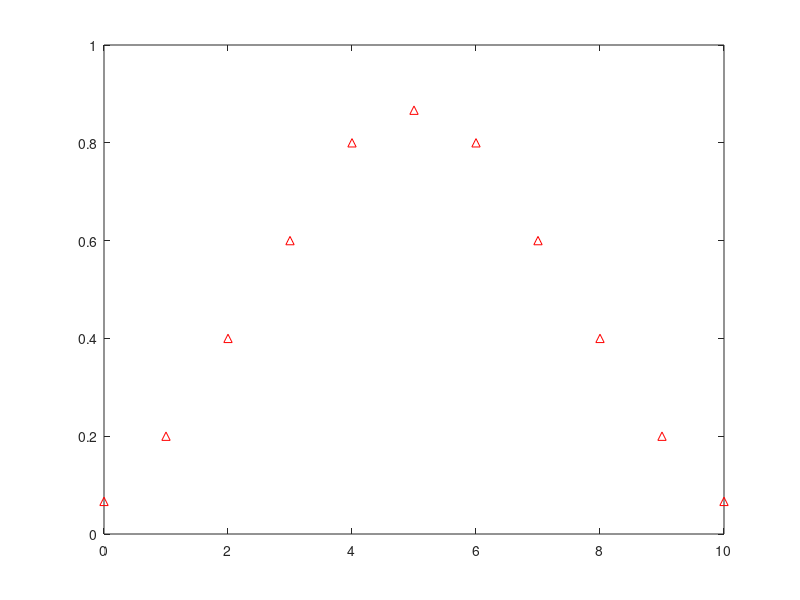

Here is the MATLAB script that generated this plot: (Note: this script raises an error after producing the figure.)
%% Sample 7-5
%% 幾何学処理
% 有理数比の解像度変換
% 
% 画像処理特論
% 
% 村松 正吾 
% 
% 動作確認: MATLAB R2020a
%% Geometric image processing
% Resizing w/ rational factor
% 
% Advanced Topics in Image Processing
% 
% Shogo MURAMATSU
% 
% Verified: MATLAB R2020a
% 準備
% (Preparation)

close all
% 補間率の設定
% (Setting of upsampling factor)
%% 
% * $M$: 補間率 (upsampling factor) 

% Upsampling factor
uFactor = 5;
% 間引き率の設定
% (Setting of downsampling factor)
%% 
% * $M$: 間引き率 (downsampling factor) 

% Downsampling factor
dFactor = 3;
% フィルタの設定
% (Setting of filter)
% 
% 平均フィルタのインパルス応答 (Impulse response of averaging filter)
% 
% $$h[n]=\left\{\begin{array}{ll} \frac{1}{M_\mathrm{d}} & 0\leq n\leq M_\mathrm{d}-1 
% \\ 0 & \mathrm{otherwise} \end{array}\right.$$
%% 
% * $\{h[n]\}_n$: インパルス応答 (Impulse response)

% Impulse response of averaging filter
h = ones(1,dFactor)/dFactor;
%% 
% 一次補間フィルタのインパルス応答 (Impulse response of linear interpolation filter)
% 
% $$f[n]=\left\{\begin{array}{ll} \frac{1}{M_\mathrm{u}}(M_\mathrm{u}-|n|) & 
% -M_\mathrm{u}+1\leq n\leq M_\mathrm{u}-1 \\ 0 & \mathrm{otherwise} \end{array}\right.$$
% 
% ただし，非因果性に注意．(Note that the incausal property.)
%% 
% * $\{f[n]\}_n$: インパルス応答 (Impulse response)

% Impulse response of interpolation filter
f = 1-abs(-(uFactor-1):(uFactor-1))/uFactor;
%% 
% 縦続フィルタのインパルス応答 (Impulse response of the cascade filter)
% 
% $$g[n]=h[n]\ast f[n]$$

% Impulse response of the combination
g = conv(h,f);
%% フィルタ特性の表示
% (Display of filter characteristics)

% Impulse response
figure(1)
impz(g)
ax = gca;
ax.XLim = [-1 length(g)];
ax.YLim = [-0.2 1];

% Frequency response
figure(2)
freqz(g)
ax = gca;
hold on
line([0 min(1/uFactor,1/dFactor) min(1/uFactor,1/dFactor)],[20*log10(uFactor) 20*log10(uFactor) ax.YLim(1)],...
    'LineStyle',':','LineWidth',2,'Color','red');
hold off
% 画像への適用
% (Application to images)
% 
% $$v[\mathbf{m}]=\sum_{\mathbf{\ell}\in\mathbb{Z}^2}u[\mathbf{M}_\mathrm{u}\mathbf{\ell}]g[\mathbf{M_\mathrm{d}m}-\mathbf{M}_\mathrm{u}\mathbf{\ell}]$$
% 
% ただし，(where)
% 
% $$g[\mathbf{n}]=h[\mathbf{n}]\ast f[\mathbf{n}]$$
% 
% $$h[\mathbf{n}]=\left\{\begin{array}{ll} \frac{1}{|\det\mathbf{M}_\mathbf{d}|} 
% & \mathbf{n}\in \mathcal{N}(\mathbf{M}_\mathbf{d})\\ 0 & \mathrm{otherwise} 
% \end{array}\right.$$
% 
% $$f[\mathbf{n}]=\left\{\begin{array}{ll} \mathrm{prod}\left(\mathbf{1}-\mathrm{abs}\left(\mathbf{M}_\mathbf{u}^{-1}\mathbf{n}\right) 
% \right)& \mathbf{n}\in \{\mathbf{M}_\mathbf{u}\mathbf{x}\in\mathbb{Z}^2\ |\ 
% \mathbf{x}\in(-1,1)^2\} \\ 0 & \mathrm{otherwise} \end{array}\right.$$
% 
% ただし，非因果性に注意．(Note that the incausal property.)
%% 
% * $\{g[\mathbf{n}]\}_\mathbf{n}$: インパルス応答 (Impulse response)

% Reading an image
u = imread('cameraman.tif');

% Generating tje bilinear interpolation filter
[n1,n2] = ndgrid(-uFactor+1:uFactor-1);
f = (1-abs(n1)/uFactor).*(1-abs(n2)/uFactor);

% Generating the average filter
h = fspecial('average',dFactor);

% Combination of h and f
g = conv2(f,h);
[n1,n2] = ndgrid(-uFactor-floor(dFactor/2)+1:uFactor+floor(dFactor/2)-1);

% Impluse response 
figure(3)
stem3(n2,n1,g,'filled')
axis ij
ax = gca;
ax.XLim = ax.XLim + [-1 1];
ax.YLim = ax.YLim + [-1 1];

% Frequency response
figure(4)
freqz2(g)
axis ij
% Bivariate upsampling function
upsample2 = @(x,n) ...
    shiftdim(upsample(...
    shiftdim(upsample(x,...
    n(1)),1),...
    n(2)),1);

% Bivariate downsampling function
downsample2 = @(x,n) ...
    shiftdim(downsample(...
    shiftdim(downsample(x,...
    n(1)),1),...
    n(2)),1);

% Interpolation with upsampling and filtering
x = padarray(u,[1 1],'replicate','both');
w = imfilter(upsample2(x,uFactor*[1 1]),f,'conv');
s = ceil(uFactor/2);
y = w(s+1:s+uFactor*size(u,1),s+1:s+uFactor*size(u,2));
v = downsample2(y,dFactor*[1 1]);
% 画像表示
% (Display image)
% 
% 原画像 (Original)

figure(5)
imshow(u)
title('Original')
%% 
% 結果画像 (Result)

% Display result
figure(6)
imshow(v)
title('Result')
%%
% Imresize
figure(7)
z = imresize(u,uFactor/dFactor);
imshow(z)
title('Imresize')
%% 
% © Copyright, Shogo MURAMATSU, All rights reserved.
